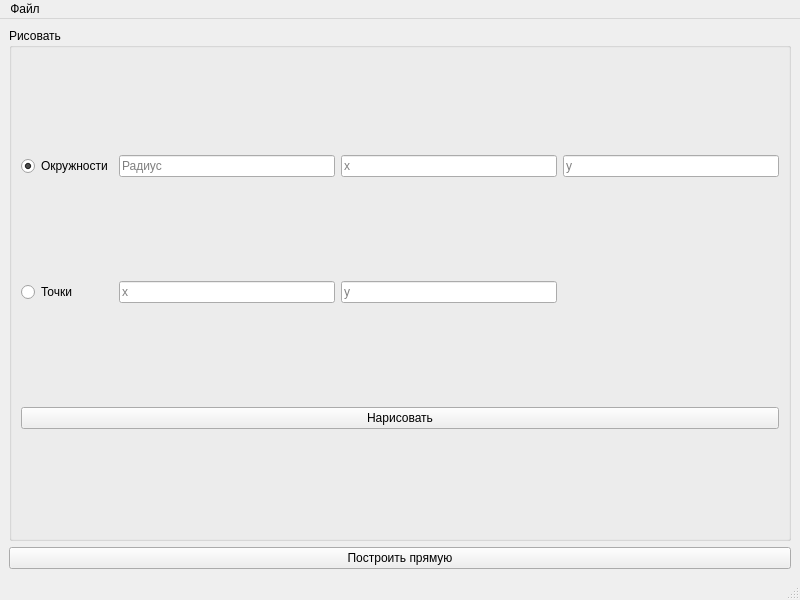
<?xml version="1.0" encoding="UTF-8"?>
<ui version="4.0">
 <class>MainWindow</class>
 <widget class="QMainWindow" name="MainWindow">
  <property name="geometry">
   <rect>
    <x>0</x>
    <y>0</y>
    <width>800</width>
    <height>600</height>
   </rect>
  </property>
  <property name="windowTitle">
   <string>MainWindow</string>
  </property>
  <widget class="QWidget" name="centralwidget">
   <layout class="QGridLayout" name="gridLayout">
    <item row="3" column="0">
     <widget class="QPushButton" name="drawLineButton">
      <property name="text">
       <string>Построить прямую</string>
      </property>
     </widget>
    </item>
    <item row="0" column="0">
     <layout class="QHBoxLayout" name="horizontalLayout">
      <item>
       <widget class="QGroupBox" name="groupBox">
        <property name="title">
         <string>Рисовать</string>
        </property>
        <layout class="QGridLayout" name="gridLayout_3">
         <item row="0" column="2">
          <widget class="QLineEdit" name="cxLE">
           <property name="placeholderText">
            <string>x</string>
           </property>
          </widget>
         </item>
         <item row="2" column="0">
          <widget class="QRadioButton" name="pointRB">
           <property name="text">
            <string>Точки</string>
           </property>
          </widget>
         </item>
         <item row="0" column="1">
          <widget class="QLineEdit" name="cRadLE">
           <property name="placeholderText">
            <string>Радиус</string>
           </property>
          </widget>
         </item>
         <item row="2" column="2">
          <widget class="QLineEdit" name="pyLE">
           <property name="placeholderText">
            <string>y</string>
           </property>
          </widget>
         </item>
         <item row="0" column="0">
          <widget class="QRadioButton" name="circleRB">
           <property name="text">
            <string>Окружности</string>
           </property>
           <property name="checked">
            <bool>true</bool>
           </property>
          </widget>
         </item>
         <item row="0" column="3">
          <widget class="QLineEdit" name="cyLE">
           <property name="placeholderText">
            <string>y</string>
           </property>
          </widget>
         </item>
         <item row="2" column="1">
          <widget class="QLineEdit" name="pxLE">
           <property name="placeholderText">
            <string>x</string>
           </property>
          </widget>
         </item>
         <item row="3" column="0" colspan="4">
          <widget class="QPushButton" name="drawButton">
           <property name="text">
            <string>Нарисовать</string>
           </property>
          </widget>
         </item>
        </layout>
       </widget>
      </item>
     </layout>
    </item>
   </layout>
  </widget>
  <widget class="QMenuBar" name="menubar">
   <property name="geometry">
    <rect>
     <x>0</x>
     <y>0</y>
     <width>800</width>
     <height>30</height>
    </rect>
   </property>
   <widget class="QMenu" name="menu">
    <property name="title">
     <string>Файл</string>
    </property>
    <addaction name="clearCanvasAction"/>
    <addaction name="clearCirclesAction"/>
    <addaction name="clearPointsAction"/>
   </widget>
   <addaction name="menu"/>
  </widget>
  <widget class="QStatusBar" name="statusbar"/>
  <action name="clearCanvasAction">
   <property name="text">
    <string>Очистить холст</string>
   </property>
  </action>
  <action name="clearCirclesAction">
   <property name="text">
    <string>Очистить поля &quot;Окружности&quot;</string>
   </property>
  </action>
  <action name="clearPointsAction">
   <property name="text">
    <string>Очистить поля &quot;Точки&quot;</string>
   </property>
  </action>
 </widget>
 <resources/>
 <connections/>
</ui>
